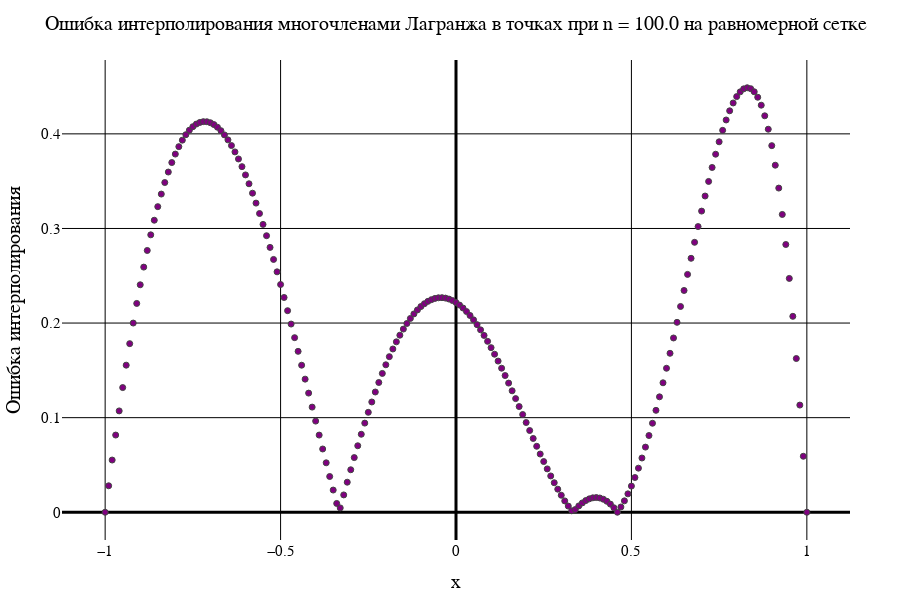

Notebook source saved alongside this figure:
### Code cell
data1[2]

### Figure 1 — Plotly figure (JSON) as saved in the notebook; plotly's stock layout.template omitted (floating-point values rounded to 4 significant figures; data arrays with more than 128 entries replaced by an {"elided": "..."} marker saying what was removed)
{"data": [{"marker": {"color": "purple", "line": {"width": 1}, "showline": true}, "mode": "markers", "type": "scatter", "x": {"elided": "201 float values"}, "y": {"elided": "201 float values"}}], "layout": {"coloraxis": {"outlinecolor": "black"}, "font": {"color": "black", "family": "Times New Roman"}, "height": 600, "margin": {"b": 50, "l": 50, "r": 50, "t": 60}, "paper_bgcolor": "white", "plot_bgcolor": "white", "title": {"autosize": false, "font": {"color": "black", "family": "Times New Roman", "size": 20}, "paper_bgcolor": "red", "text": "Ошибка интерполирования многочленами Лагранжа в точках при n = 100.0 на равномерной сетке"}, "width": 900, "xaxis": {"color": "black", "gridcolor": "black", "gridwidth": 1, "tickfont": {"size": 15}, "title": {"font": {"color": "black", "family": "Times New Roman", "size": 20}, "text": "x"}, "zerolinecolor": "black", "zerolinewidth": 3}, "yaxis": {"exponentformat": "power", "gridcolor": "black", "gridwidth": 1, "tickfont": {"size": 15}, "title": {"font": {"color": "black", "family": "Times New Roman", "size": 20}, "text": "Ошибка интерполирования"}, "zerolinecolor": "black", "zerolinewidth": 3}}}
